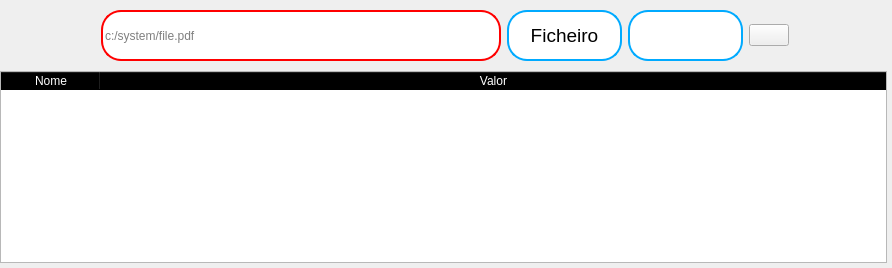
             <widget class="QWidget" name="Informao_ocultas">
              <layout class="QGridLayout" name="gridLayout_5">
               <property name="leftMargin">
                <number>0</number>
               </property>
               <property name="topMargin">
                <number>0</number>
               </property>
               <property name="rightMargin">
                <number>5</number>
               </property>
               <property name="bottomMargin">
                <number>5</number>
               </property>
               <property name="spacing">
                <number>0</number>
               </property>
               <item row="0" column="0">
                <layout class="QVBoxLayout" name="verticalLayout_13">
                 <item>
                  <widget class="QWidget" name="widget_3" native="true">
                   <property name="minimumSize">
                    <size>
                     <width>0</width>
                     <height>71</height>
                    </size>
                   </property>
                   <property name="maximumSize">
                    <size>
                     <width>16777215</width>
                     <height>71</height>
                    </size>
                   </property>
                   <layout class="QHBoxLayout" name="horizontalLayout_15">
                    <property name="leftMargin">
                     <number>0</number>
                    </property>
                    <property name="topMargin">
                     <number>0</number>
                    </property>
                    <property name="rightMargin">
                     <number>0</number>
                    </property>
                    <property name="bottomMargin">
                     <number>0</number>
                    </property>
                    <item>
                     <layout class="QHBoxLayout" name="horizontalLayout_14">
                      <item>
                       <spacer name="horizontalSpacer_11">
                        <property name="orientation">
                         <enum>Qt::Horizontal</enum>
                        </property>
                        <property name="sizeHint" stdset="0">
                         <size>
                          <width>88</width>
                          <height>20</height>
                         </size>
                        </property>
                       </spacer>
                      </item>
                      <item>
                       <layout class="QHBoxLayout" name="horizontalLayout_13">
                        <item>
                         <widget class="QLabel" name="label_2">
                          <property name="text">
                           <string/>
                          </property>
                          <property name="pixmap">
                           <pixmap resource="../Dashboard.qrc">:/Image/Icons/eye.png</pixmap>
                          </property>
                         </widget>
                        </item>
                        <item>
                         <widget class="QLineEdit" name="caminho">
                          <property name="minimumSize">
                           <size>
                            <width>400</width>
                            <height>51</height>
                           </size>
                          </property>
                          <property name="maximumSize">
                           <size>
                            <width>400</width>
                            <height>51</height>
                           </size>
                          </property>
                          <property name="styleSheet">
                           <string notr="true">QLineEdit{
border:2px solid rgb(255, 0, 0);
border-radius:20px;
color:black;
}</string>
                          </property>
                          <property name="readOnly">
                           <bool>true</bool>
                          </property>
                          <property name="placeholderText">
                           <string>c:/system/file.pdf</string>
                          </property>
                         </widget>
                        </item>
                        <item>
                         <widget class="QPushButton" name="selecionar_ficherio">
                          <property name="minimumSize">
                           <size>
                            <width>115</width>
                            <height>44</height>
                           </size>
                          </property>
                          <property name="maximumSize">
                           <size>
                            <width>115</width>
                            <height>51</height>
                           </size>
                          </property>
                          <property name="font">
                           <font>
                            <pointsize>14</pointsize>
                           </font>
                          </property>
                          <property name="styleSheet">
                           <string notr="true">QPushButton{
border:2px solid rgb(0, 170, 255);
border-radius:20px;
color:black;
background-color:white
}
</string>
                          </property>
                          <property name="text">
                           <string>Ficheiro</string>
                          </property>
                          <property name="iconSize">
                           <size>
                            <width>44</width>
                            <height>43</height>
                           </size>
                          </property>
                         </widget>
                        </item>
                        <item>
                         <widget class="QPushButton" name="selecionar_ficherio_clean">
                          <property name="minimumSize">
                           <size>
                            <width>115</width>
                            <height>44</height>
                           </size>
                          </property>
                          <property name="maximumSize">
                           <size>
                            <width>115</width>
                            <height>51</height>
                           </size>
                          </property>
                          <property name="font">
                           <font>
                            <pointsize>14</pointsize>
                           </font>
                          </property>
                          <property name="styleSheet">
                           <string notr="true">QPushButton{
border:2px solid rgb(0, 170, 255);
border-radius:20px;
color:black;
background-color:white
}
</string>
                          </property>
                          <property name="text">
                           <string/>
                          </property>
                          <property name="icon">
                           <iconset resource="../Dashboard.qrc">
                            <normaloff>:/Image/Icons/clean.png</normaloff>:/Image/Icons/clean.png</iconset>
                          </property>
                          <property name="iconSize">
                           <size>
                            <width>44</width>
                            <height>43</height>
                           </size>
                          </property>
                         </widget>
                        </item>
                       </layout>
                      </item>
                      <item>
                       <widget class="QPushButton" name="button_site_metadata_file">
                        <property name="styleSheet">
                         <string notr="true">
QPushButton:hover{
background-color: rgb(255, 0, 0);
}</string>
                        </property>
                        <property name="text">
                         <string/>
                        </property>
                        <property name="icon">
                         <iconset resource="../Dashboard.qrc">
                          <normaloff>:/Image/Icons/question-mark-30.png</normaloff>:/Image/Icons/question-mark-30.png</iconset>
                        </property>
                       </widget>
                      </item>
                      <item>
                       <spacer name="horizontalSpacer_12">
                        <property name="orientation">
                         <enum>Qt::Horizontal</enum>
                        </property>
                        <property name="sizeHint" stdset="0">
                         <size>
                          <width>98</width>
                          <height>20</height>
                         </size>
                        </property>
                       </spacer>
                      </item>
                     </layout>
                    </item>
                   </layout>
                  </widget>
                 </item>
                 <item>
                  <widget class="QTableWidget" name="file_information">
                   <property name="styleSheet">
                    <string notr="true">QHeaderView::section { background-color: black; color: white; }
</string>
                   </property>
                   <attribute name="horizontalHeaderStretchLastSection">
                    <bool>true</bool>
                   </attribute>
                   <attribute name="verticalHeaderCascadingSectionResizes">
                    <bool>false</bool>
                   </attribute>
                   <attribute name="verticalHeaderShowSortIndicator" stdset="0">
                    <bool>false</bool>
                   </attribute>
                   <column>
                    <property name="text">
                     <string>Nome</string>
                    </property>
                   </column>
                   <column>
                    <property name="text">
                     <string>Valor</string>
                    </property>
                   </column>
                  </widget>
                 </item>
                </layout>
               </item>
              </layout>
             </widget>
